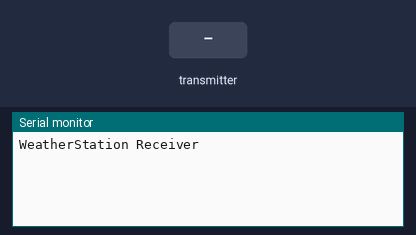
A sketch run on a simulated Arduino Uno, built with avr-gcc and run on an emulated ATmega328P. On the bench: the last lines printed to the serial monitor. The inputs (shaded band) are chosen by the test bench. No radio packets arrive unless stated.

Above: at 1.2 s.
1.3 s: the transmitter starts sending data.0 = 0
At 2.4 s:
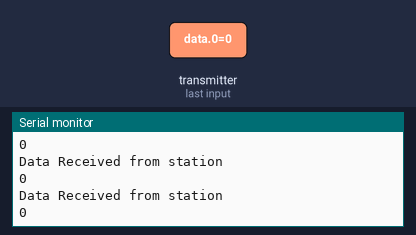
2.8 s: the transmitter starts sending data.2 = 128
At 3.4 s:
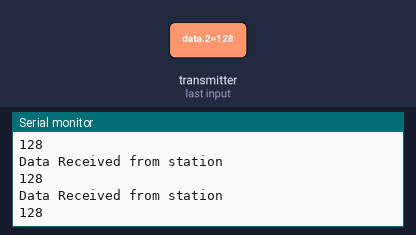
5.8 s: the transmitter starts sending data.2 = 64
At 6.8 s:
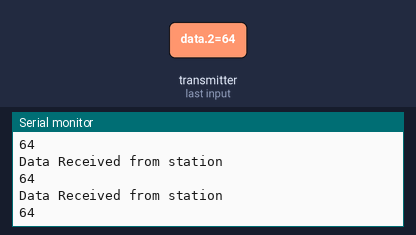
Timing chart, 0 to 8.8 s (numbered marks = the images above; inputs shaded):
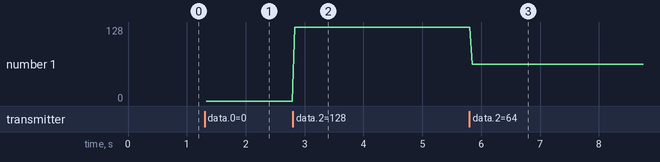

The sketch:

ws-receiver.ino
```cpp
/*
* WeatherStation Receiver Unit
* Version: v1.0
* Author: Creed Zagrzebski
*/

#include <SPI.h>
#include <nRF24L01.h>
#include <RF24.h>

RF24 radio(7, 8); // CE, CSN
const byte address[6] = "00004";
void setup() {
  Serial.begin(9600);
  pinMode(8, OUTPUT);
  radio.begin();
  Serial.println("WeatherStation Receiver");
  radio.openReadingPipe(0, address);
  radio.setPALevel(RF24_PA_MIN);
  radio.startListening();
}
void loop() {
  if (radio.available()) {
    Serial.println("Data Received from station");
    uint8_t data[3]; //Byte array of Sensor Data (Temperature, Humidity, Pressure)
    radio.read(&data, sizeof(data));
    Serial.println(data[2]);
  }
}
```

Measured:
- after the input at 1.3 s, the serial monitor: prints a new line at once (image 1)
- after the input at 2.8 s, the serial monitor: prints a new line at once (image 2)
- after the input at 5.8 s, the serial monitor: prints a new line at once (image 3)
- plotted number 1: 0 → 128 after the input at 2.8 s, 128 → 64 after the input at 5.8 s
